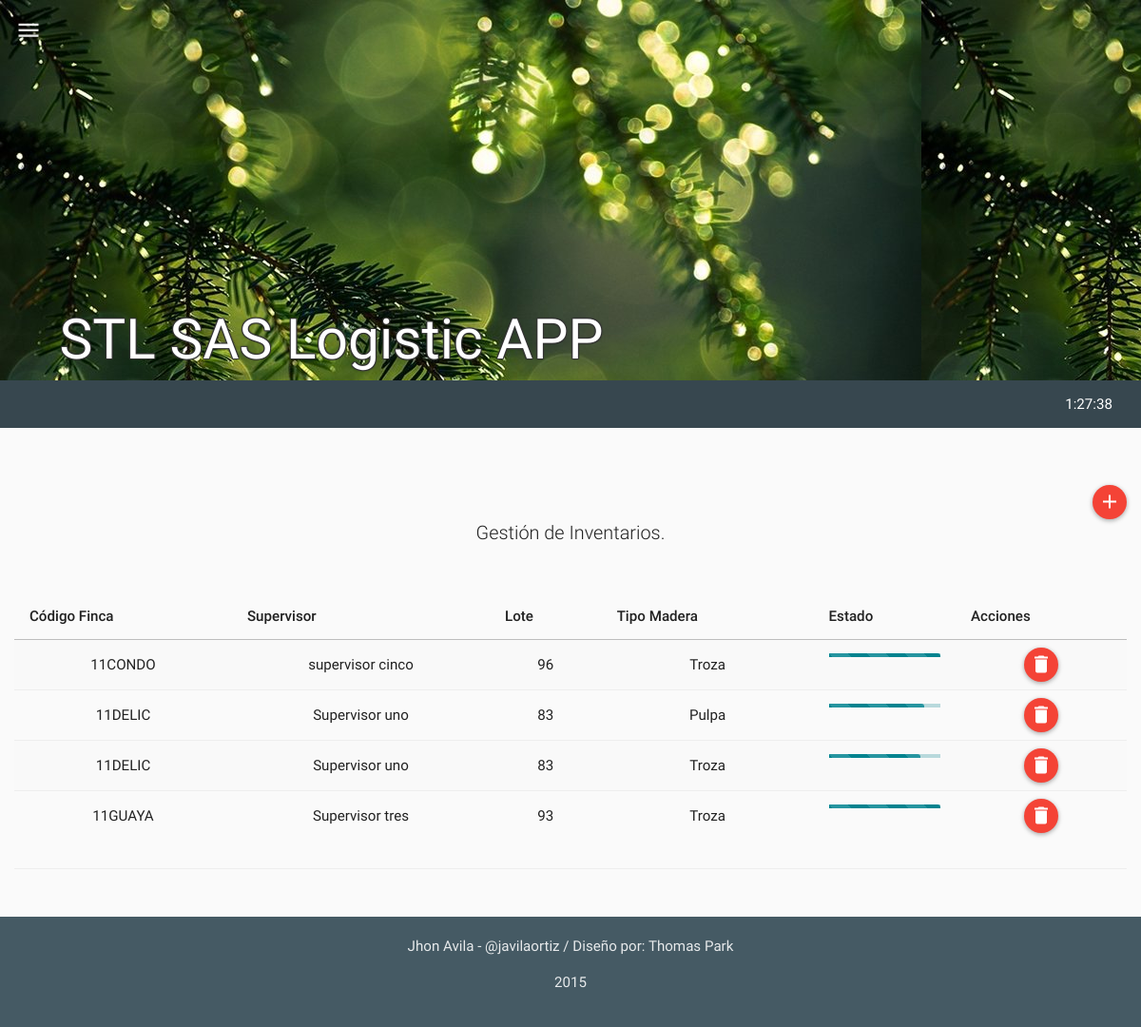
The app's page /mods/inventarios/inventarios.php (signed in) with its own data.
### tables this page shows
CREATE TABLE IF NOT EXISTS `tbl_inventario` (
  `in_id` int(11) NOT NULL,
  `in_fi_id` int(11) NOT NULL,
  `in_supervisor` varchar(60) NOT NULL,
  `in_mt_cubico` float NOT NULL,
  `in_mt_restante` int(11) NOT NULL,
  `in_lote` varchar(20) NOT NULL,
  `in_tipo_materia` int(11) NOT NULL COMMENT 'tipo de materia prima: 1=troza , 2=pulpa',
  `in_pe_id` int(11) NOT NULL COMMENT 'Ultimo conductor de la lista',
  `in_timestamp` timestamp NOT NULL DEFAULT CURRENT_TIMESTAMP ON UPDATE CURRENT_TIMESTAMP,
  `in_created` int(11) NOT NULL,
  `in_estado` int(11) NOT NULL
);

CREATE TABLE IF NOT EXISTS `tbl_fincas` (
  `fi_id` int(11) NOT NULL,
  `fi_codigo` varchar(10) NOT NULL,
  `fi_sn_id` int(11) NOT NULL,
  `fi_timestamp` timestamp NOT NULL DEFAULT CURRENT_TIMESTAMP ON UPDATE CURRENT_TIMESTAMP,
  `fi_created` int(11) NOT NULL,
  `fi_estado` int(11) NOT NULL
);

CREATE TABLE IF NOT EXISTS `tbl_supervisores` (
  `su_id` int(11) NOT NULL,
  `su_nombre` varchar(60) NOT NULL,
  `su_fi_id` int(11) NOT NULL,
  `su_timestamp` timestamp NOT NULL DEFAULT CURRENT_TIMESTAMP ON UPDATE CURRENT_TIMESTAMP,
  `su_created` int(11) NOT NULL,
  `su_estado` int(11) NOT NULL
);

### php/inventarios.php (the view, shortened to what this page needs)
<?php
class inventarios{
  function get_inventario(){
    $rt = new route();
    if(isset($_SESSION["ses_id"])){
      $qry='SELECT * FROM tbl_inventario AS I
            INNER JOIN tbl_fincas AS F ON I.in_fi_id = F.fi_id
            INNER JOIN tbl_supervisores AS S ON S.su_id = I.in_supervisor
            WHERE I.in_estado<99
            ORDER BY F.fi_codigo ASC';
      $res = mysql_query($qry);
      $item =" ";
      $script ="<script>$(document).ready(function(){";
      while($row_res = mysql_fetch_assoc($res)) {
        if($row_res["in_tipo_materia"]==1){$tipo_materia="Troza";}else{$tipo_materia="Pulpa";}
        $porcentaje=(($row_res["in_mt_restante"]*100)/($row_res["in_mt_cubico"]));
        $porcentaje = round($porcentaje, 2);
        $item.='
              <tr>
                <td>'.$row_res["fi_codigo"].'</td>
                <td>'.$row_res["su_nombre"].'</td>
                <td>'.$row_res["in_lote"].'</td>
                <td>'.$tipo_materia.'</td>
                <td>
                  <div class="progress progress-striped active">
                    <div class="progress-bar" title="'.$row_res["in_mt_cubico"].'m3  ('.$porcentaje.'%)" style="width: '.$porcentaje.'%; height:10px;"></div>
                  </div>
                </td>
                <td>
                  <div id="del-button" onclick="borrar_inv('.$row_res["in_id"].', this)" class="btn btn-floating-mini btn-danger" title="Borrar"><i class="md  md-delete"></i></div>
                </td>
              </tr>
        ';
        $script.='';
      }
      $script.='});</script>';
    }
    else{$rt->routing($rt->path("login"));}
    $html='
          <table class="table table-striped table-hover ">
            <thead>
              <tr>
                <th>Código Finca</th>
                <th>Supervisor</th>
                <th>Lote</th>
                <th>Tipo Madera</th>
                <th>Estado</th>
                <th>Acciones</th>
              </tr>
            </thead>
            <tbody>
              '.$item.'
            </tbody>
          </table>
    ';
    return $script.$html;
  }
}
?>

### records on screen
tbl_inventario: tbl_fincas.fi_codigo "11CONDO", tbl_supervisores.su_nombre "supervisor cinco", in_lote "96", in_tipo_materia "Troza"
tbl_inventario: tbl_fincas.fi_codigo "11DELIC", tbl_supervisores.su_nombre "Supervisor uno", in_lote "83", in_tipo_materia "Pulpa", in_mt_cubico 70 (drawn)
tbl_inventario: tbl_fincas.fi_codigo "11DELIC", tbl_supervisores.su_nombre "Supervisor uno", in_lote "83", in_tipo_materia "Troza", in_mt_cubico 85 (drawn)
tbl_inventario: tbl_fincas.fi_codigo "11GUAYA", tbl_supervisores.su_nombre "Supervisor tres", in_lote "93", in_tipo_materia "Troza"
